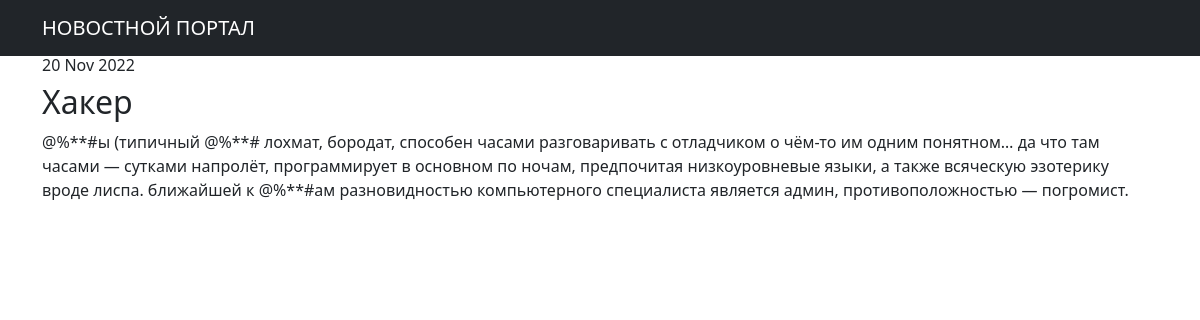
Screenshot of /news/1 with the database file from the repository.
### news/models.py (models this page shows, shortened)
class News(models.Model):
    time = models.DateTimeField(auto_now=False, auto_now_add=True)
    title = models.CharField(max_length=50)
    article = models.TextField()
    NEWS = 'NW'
    ARTICLE = 'AR'
    CATEGORY_CHOICES = (
        (NEWS, 'Новости'),
        (ARTICLE, 'Статья'),
    )
    article_or_news = models.CharField(max_length=2, choices=CATEGORY_CHOICES, default=ARTICLE)
    author = models.ForeignKey(Author, on_delete=models.CASCADE)
    new_cat = models.ManyToManyField(Categories, through='NewsCategories')
    rating = models.IntegerField(blank=False, default=0)

### news/views.py (the view)
# urls.py: path('<int:pk>', ProductDetail.as_view()),
class ProductDetail(DetailView):
    model = News
    template_name = 'new.html'
    context_object_name = 'art_views'

### news/templatetags/custom_filters.py (called while the page is built)
@register.filter()
def censor(value):
    chars = ["*", "#", "%", "&", "?", "@", "*", "#", "%", "&", "?", "@"]
    base_mat = ["хакер", "борода"]
    value = value.lower().split(' ')
    for word in value:
        if word in base_mat:
            temp = random.sample(chars, len(word))
            i = ''.join(temp)
            value = [x.replace(word, i) for x in value]
    value = ' '.join(value)
    return f'{value}'

### templates/new.html (shortened to what this page needs)
{% extends 'flatpages/default.html' %}
{% load custom_filters %}!
{% load custom_tags %}
{% block content %}
    <h6>{{ art_views.time|date:'d M Y' }}</h6>
    <h2>{{ art_views.title }}</h2>
    <p>{{ art_views.article|censor }}</p>
{% endblock content %}

### rows the page displays
News: time "20 Nov 2022", title "Хакер", article|censor "@%**#ы (типичный @%**# лохмат, бородат, способен часами разговаривать с отладчиком о чём-то им одним понятном… да что там часами — сутками напролёт, программирует в основном по ночам, предпочитая низкоуровневые языки, а также всяческую эзотерику вроде лиспа. ближайшей к @%**#ам разновидностью компьютерного специалиста является админ, противоположностью — погромист."
